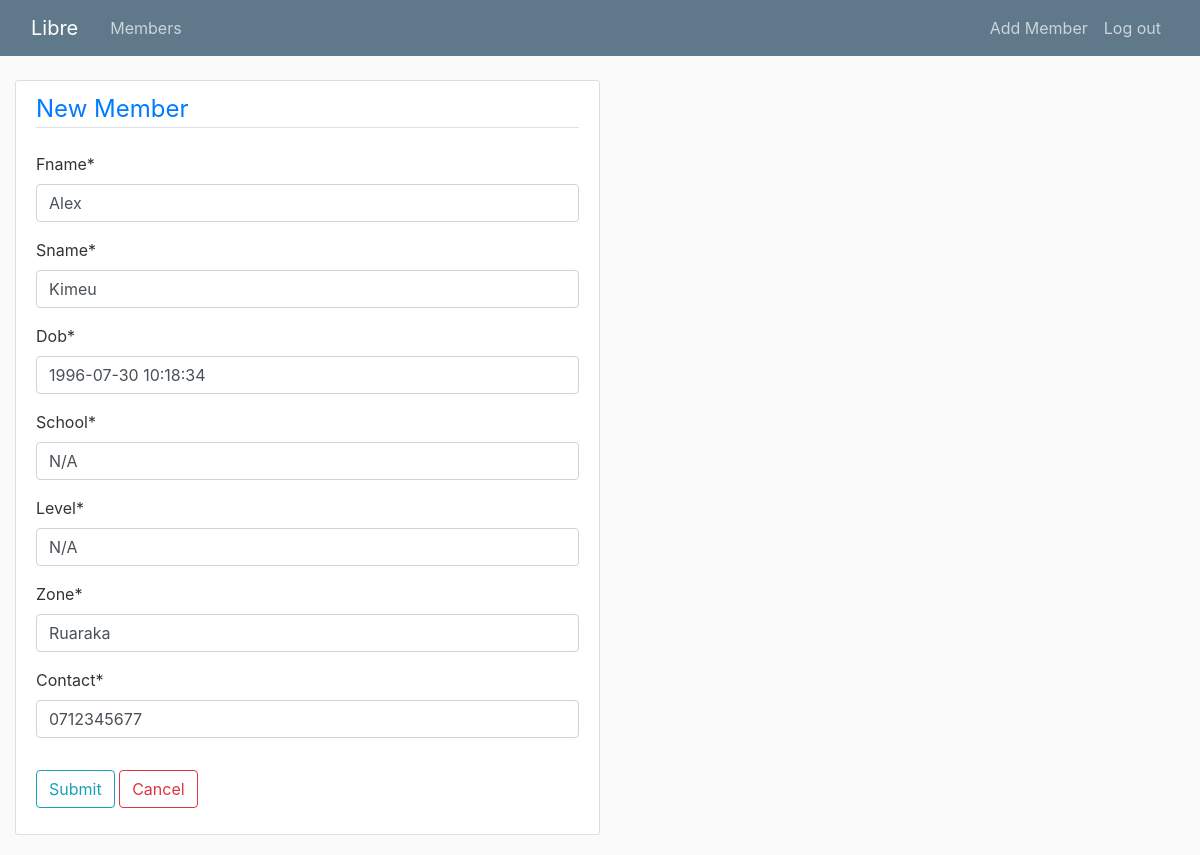
Page /1/update-member/ (signed in) on the committed database.
### users/models.py (models this page shows, shortened)
class Member(models.Model):
	fname = models.CharField(max_length=30)
	sname = models.CharField(max_length=30)
	dob = models.DateTimeField(default=timezone.now)
	school = models.CharField(max_length=100)
	level = models.CharField(max_length=30)
	zone = models.CharField(max_length=100)
	contact = models.CharField(max_length=100, default='0712345677')
	joined = models.DateTimeField(default=timezone.now)

### users/views.py (the view, shortened to what this page needs)
# urls.py: path('<int:pk>/update-member/', MemberUpdateView.as_view(), name='update-member'),
class MemberUpdateView(LoginRequiredMixin, UpdateView):
    model = Member
    fields = ['fname', 'sname', 'dob', 'school', 'level', 'zone', 'contact']

### users/templates/users/member_form.html (shortened to what this page needs)
{% extends 'users/_base.html' %}
{% load crispy_forms_tags %}
{% block body %}
<div class="col-sm-6 content-section">
<form method="POST" action="" enctype="multipart/form-data">
    <fieldset class="form-group">
        <legend class="border-bottom mb-4 text-primary">New Member</legend>
        {{ form|crispy }}
    </fieldset>
    <div class="form-group">
        <button type="submit" class="btn btn-outline-info">Submit</button>
        <button type="reset" class="btn btn-outline-danger">Cancel</button>
    </div>
</form>
</div>
{% endblock %}

### users/static/users/css/main.css (style rules this page uses)
body { background: #fafafa; color: #333333; margin-top: 5rem; }
.content-section { background: #ffffff; padding: 10px 20px; border: 1px solid #dddddd; border-radius: 3px; margin-bottom: 20px; }

### rows in the picture
Member: fname "Alex", sname "Kimeu", dob "1996-07-30 10:18:34", school "N/A", level "N/A", zone "Ruaraka", contact "0712345677"
